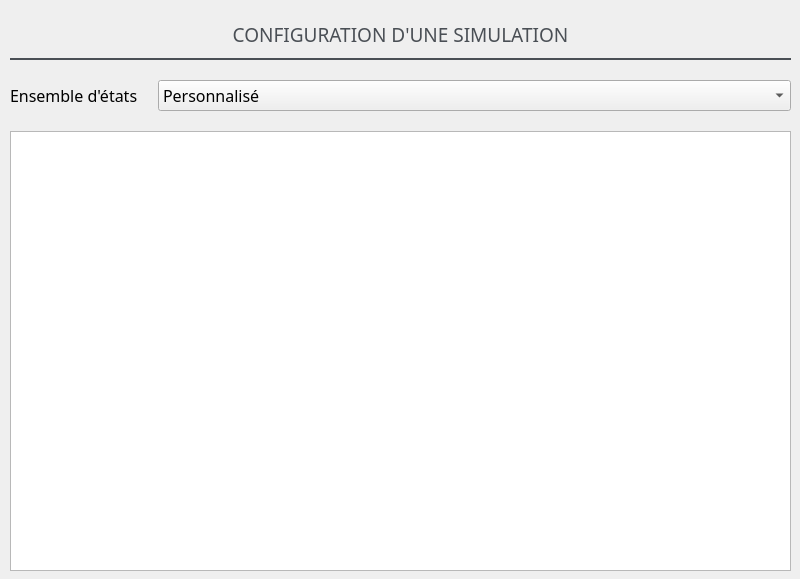
<?xml version="1.0" encoding="UTF-8"?>
<ui version="4.0">
 <class>V_SimulationConfigurationWidget</class>
 <widget class="QWidget" name="V_SimulationConfigurationWidget">
  <property name="geometry">
   <rect>
    <x>0</x>
    <y>0</y>
    <width>800</width>
    <height>579</height>
   </rect>
  </property>
  <property name="windowTitle">
   <string>Form</string>
  </property>
  <property name="styleSheet">
   <string notr="true">QLabel, QComboBox {
	font-family: 'Bahnschrift';
}

QLabel#widgetTitle {
	color: #4A4F55;
	border: 2px solid #4A4F55;
	border-top: none;
	border-left:none;
	border-right: none;
}
</string>
  </property>
  <widget class="QWidget" name="verticalLayoutWidget">
   <property name="geometry">
    <rect>
     <x>0</x>
     <y>0</y>
     <width>801</width>
     <height>581</height>
    </rect>
   </property>
   <layout class="QVBoxLayout" name="container">
    <property name="leftMargin">
     <number>10</number>
    </property>
    <property name="topMargin">
     <number>10</number>
    </property>
    <property name="rightMargin">
     <number>10</number>
    </property>
    <property name="bottomMargin">
     <number>10</number>
    </property>
    <item>
     <layout class="QVBoxLayout" name="verticalLayout" stretch="0,0,0">
      <property name="spacing">
       <number>20</number>
      </property>
      <item>
       <widget class="QLabel" name="widgetTitle">
        <property name="sizePolicy">
         <sizepolicy hsizetype="Minimum" vsizetype="Fixed">
          <horstretch>0</horstretch>
          <verstretch>0</verstretch>
         </sizepolicy>
        </property>
        <property name="minimumSize">
         <size>
          <width>0</width>
          <height>50</height>
         </size>
        </property>
        <property name="font">
         <font>
          <family>Bahnschrift</family>
          <pointsize>14</pointsize>
          <weight>50</weight>
          <bold>false</bold>
         </font>
        </property>
        <property name="styleSheet">
         <string notr="true"/>
        </property>
        <property name="text">
         <string>CONFIGURATION D'UNE SIMULATION</string>
        </property>
        <property name="alignment">
         <set>Qt::AlignCenter</set>
        </property>
       </widget>
      </item>
      <item>
       <layout class="QFormLayout" name="formLayout">
        <property name="fieldGrowthPolicy">
         <enum>QFormLayout::AllNonFixedFieldsGrow</enum>
        </property>
        <property name="horizontalSpacing">
         <number>20</number>
        </property>
        <item row="0" column="0">
         <widget class="QLabel" name="label">
          <property name="font">
           <font>
            <family>Bahnschrift</family>
            <pointsize>12</pointsize>
           </font>
          </property>
          <property name="text">
           <string>Ensemble d'états</string>
          </property>
         </widget>
        </item>
        <item row="0" column="1">
         <widget class="QComboBox" name="comboBox">
          <property name="font">
           <font>
            <family>Bahnschrift</family>
            <pointsize>12</pointsize>
           </font>
          </property>
          <item>
           <property name="text">
            <string>Personnalisé</string>
           </property>
          </item>
          <item>
           <property name="text">
            <string>Game Life</string>
           </property>
          </item>
          <item>
           <property name="text">
            <string>Brian's brain</string>
           </property>
          </item>
          <item>
           <property name="text">
            <string>L'automate circulaire de Griffeath</string>
           </property>
          </item>
          <item>
           <property name="text">
            <string>Langston's loop</string>
           </property>
          </item>
         </widget>
        </item>
       </layout>
      </item>
      <item>
       <widget class="QTableView" name="statesTable"/>
      </item>
     </layout>
    </item>
   </layout>
  </widget>
 </widget>
 <resources/>
 <connections/>
</ui>
